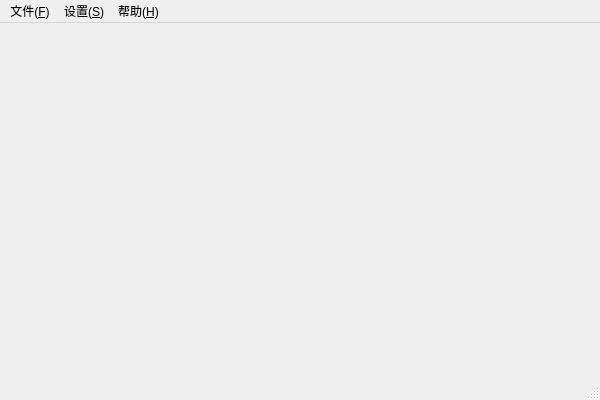
<?xml version="1.0" encoding="UTF-8"?>
<ui version="4.0">
 <class>MainWindow</class>
 <widget class="QMainWindow" name="MainWindow">
  <property name="geometry">
   <rect>
    <x>0</x>
    <y>0</y>
    <width>600</width>
    <height>400</height>
   </rect>
  </property>
  <property name="windowTitle">
   <string>MainWindow</string>
  </property>
  <widget class="QWidget" name="centralWidget"/>
  <widget class="QMenuBar" name="menuBar">
   <property name="geometry">
    <rect>
     <x>0</x>
     <y>0</y>
     <width>600</width>
     <height>19</height>
    </rect>
   </property>
   <widget class="QMenu" name="menu_F">
    <property name="title">
     <string>文件(&amp;F)</string>
    </property>
    <addaction name="actionOpen"/>
    <addaction name="separator"/>
    <addaction name="actionExit"/>
   </widget>
   <widget class="QMenu" name="menu">
    <property name="title">
     <string>设置(&amp;S)</string>
    </property>
    <addaction name="actionSet"/>
   </widget>
   <widget class="QMenu" name="menu_2">
    <property name="title">
     <string>帮助(&amp;H)</string>
    </property>
    <addaction name="actionAbout"/>
   </widget>
   <addaction name="menu_F"/>
   <addaction name="menu"/>
   <addaction name="menu_2"/>
  </widget>
  <widget class="QStatusBar" name="statusBar"/>
  <action name="actionOpen">
   <property name="text">
    <string>打开(&amp;O)</string>
   </property>
  </action>
  <action name="actionExit">
   <property name="text">
    <string>退出(&amp;X)</string>
   </property>
  </action>
  <action name="actionSet">
   <property name="text">
    <string>参数设置(&amp;P)</string>
   </property>
  </action>
  <action name="actionAbout">
   <property name="text">
    <string>关于(&amp;A)</string>
   </property>
  </action>
 </widget>
 <layoutdefault spacing="6" margin="11"/>
 <resources/>
 <connections/>
</ui>
